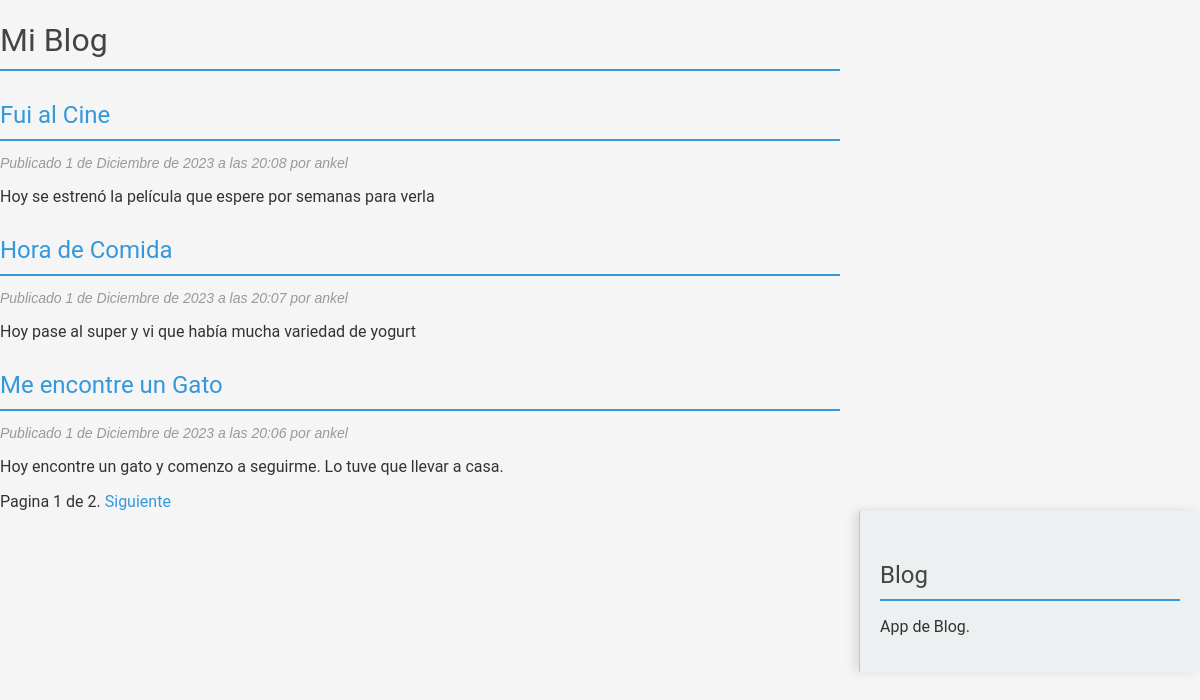
Screenshot of /blog/ with the database file from the repository.
### blog/models.py (models this page shows, shortened)
class Post(models.Model):
    STATUS_CHOICES = (
        ('borrador', 'Borrador'),
        ('publicado', 'Publicado'),
    )
    titulo = models.CharField(max_length=250)
    slug = models.SlugField(max_length=250,
                            unique_for_date='fechapub')
    autor = models.ForeignKey(User,
                              on_delete=models.CASCADE,
                              related_name='entradas_blog')
    cuerpo = models.TextField()
    fechapub = models.DateTimeField(default=timezone.now)
    creacion = models.DateTimeField(auto_now_add=True)
    actualizacion = models.DateTimeField(auto_now=True)
    estado = models.CharField(max_length=10,
                              choices=STATUS_CHOICES,
                              default='borrador')
    objetos = models.Manager()
    publicaciones = PostManager()
    borradores = PostManager2()
    class Meta:
        ordering = ('-fechapub',)
    def get_absolute_url(self):
        return reverse('blog:post_detalle',
                       args=[self.fechapub.year,
                             self.fechapub.month,
                             self.fechapub.day,
                             self.slug])

### blog/views.py (the view)
# urls.py: path('', views.PostListView.as_view(), name='PostListView'),
class PostListView(ListView):
    queryset= Post.publicaciones.all()
    context_object_name = 'posts'
    paginate_by = 3
    template_name = 'blog/post/lista.html'

### blog/templates/blog/post/lista.html (shortened to what this page needs)
{% extends "blog/base.html" %}
{% block content %}
    <h1>Mi Blog</h1>
    {% for post in posts %}
    <h2>
        <a href="{{post.get_absolute_url}}">
            {{post.titulo}}
        </a>
    </h2>
    <p class="date">
        Publicado {{post.fechapub}} por {{post.autor}}
    </p>
    {{post.cuerpo|truncatewords:30|linebreaks}}
    {% endfor %}
    {% include "paginacion.html" with page=page_obj %}
{% endblock %}

### blog/templates/blog/base.html (shortened to what this page needs)
{% load static %}
<!DOCTYPE html>
<html lang="en">
<head>
    <link href="{%static "css/blog.css" %}" rel="stylesheet"/>
</head>
<body>
    <div id="content">
        {% block content %}
        {% endblock %}
    </div>
    <div id="sidebar">
        <h2>Blog</h2>
        <p>App de Blog.</p>
    </div>
</body>
</html>

### blog/templates/paginacion.html (shortened to what this page needs)
<div class="paginacion">
    <span class="Ligas.paginas">
        <span class="current">
            Pagina {{page.number}} de {{page.paginator.num_pages}}.
        </span>
        {% if page.has_next %}
            <a href="?page={{page.next_page_number}}">Siguiente</a>
        {% endif %}
    </span>
</div>

### blog/static/css/blog.css (style rules this page uses)
body { margin: 0; padding: 0; font-family: 'Roboto', sans-serif; background-color: #f5f5f5; color: #333; }
a { color: #3498db; text-decoration: none; transition: color 0.3s ease; }
h1, h2 { font-weight: normal; border-bottom: 2px solid #3498db; padding: 0 0 10px 0; color: #444; }
h2 { margin: 30px 0 0; }
#content { float: left; width: 70%; padding: 0 30px 0 0; }
#sidebar { float: right; width: 25%; padding: 20px; background: #ecf0f1; border-left: 1px solid #bdc3c7; box-shadow: -5px 0 10px rgba(0, 0, 0, 0.1); }
p.date { color: #999; font-family: 'Arial', sans-serif; font-size: 14px; font-style: italic; }

### rows the page displays
Post: titulo "Fui al Cine", fechapub "1 de Diciembre de 2023 a las 20:08", autor "ankel", cuerpo "Hoy se estrenó la película que espere por semanas para verla"
Post: titulo "Hora de Comida", fechapub "1 de Diciembre de 2023 a las 20:07", autor "ankel", cuerpo "Hoy pase al super y vi que había mucha variedad de yogurt"
Post: titulo "Me encontre un Gato", fechapub "1 de Diciembre de 2023 a las 20:06", autor "ankel", cuerpo "Hoy encontre un gato y comenzo a seguirme. Lo tuve que llevar a casa."

### other values shown
{{ page.number }} "1"
{{ page.paginator.num_pages }} "2"
